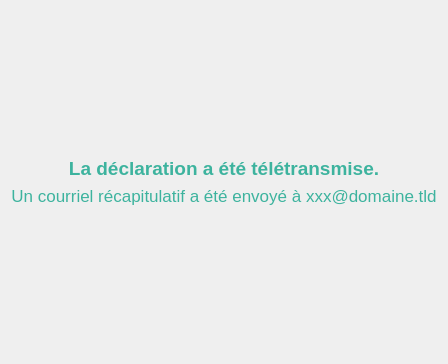
      <widget class="QWidget" name="pageEnd">
       <layout class="QVBoxLayout" name="verticalLayout_8">
        <item>
         <spacer name="verticalSpacer_12">
          <property name="orientation">
           <enum>Qt::Vertical</enum>
          </property>
          <property name="sizeType">
           <enum>QSizePolicy::MinimumExpanding</enum>
          </property>
          <property name="sizeHint" stdset="0">
           <size>
            <width>20</width>
            <height>20</height>
           </size>
          </property>
         </spacer>
        </item>
        <item>
         <layout class="QHBoxLayout" name="horizontalLayout_6">
          <item>
           <spacer name="horizontalSpacer_5">
            <property name="orientation">
             <enum>Qt::Horizontal</enum>
            </property>
            <property name="sizeHint" stdset="0">
             <size>
              <width>40</width>
              <height>20</height>
             </size>
            </property>
           </spacer>
          </item>
          <item>
           <widget class="QLabel" name="labelEndIcon">
            <property name="minimumSize">
             <size>
              <width>100</width>
              <height>100</height>
             </size>
            </property>
            <property name="maximumSize">
             <size>
              <width>100</width>
              <height>100</height>
             </size>
            </property>
            <property name="text">
             <string/>
            </property>
            <property name="scaledContents">
             <bool>true</bool>
            </property>
           </widget>
          </item>
          <item>
           <spacer name="horizontalSpacer_7">
            <property name="orientation">
             <enum>Qt::Horizontal</enum>
            </property>
            <property name="sizeHint" stdset="0">
             <size>
              <width>40</width>
              <height>20</height>
             </size>
            </property>
           </spacer>
          </item>
         </layout>
        </item>
        <item>
         <spacer name="verticalSpacer_14">
          <property name="orientation">
           <enum>Qt::Vertical</enum>
          </property>
          <property name="sizeType">
           <enum>QSizePolicy::MinimumExpanding</enum>
          </property>
          <property name="sizeHint" stdset="0">
           <size>
            <width>20</width>
            <height>20</height>
           </size>
          </property>
         </spacer>
        </item>
        <item>
         <widget class="QLabel" name="labelEnd1">
          <property name="font">
           <font>
            <pointsize>14</pointsize>
            <weight>75</weight>
            <bold>true</bold>
           </font>
          </property>
          <property name="styleSheet">
           <string notr="true">color: rgb(61, 179, 158);</string>
          </property>
          <property name="text">
           <string>La déclaration a été télétransmise.</string>
          </property>
          <property name="alignment">
           <set>Qt::AlignCenter</set>
          </property>
         </widget>
        </item>
        <item>
         <widget class="QLabel" name="labelEnd2">
          <property name="font">
           <font>
            <pointsize>13</pointsize>
           </font>
          </property>
          <property name="styleSheet">
           <string notr="true">color: rgb(61, 179, 158);</string>
          </property>
          <property name="text">
           <string>Un courriel récapitulatif a été envoyé à xxx@domaine.tld</string>
          </property>
          <property name="alignment">
           <set>Qt::AlignCenter</set>
          </property>
         </widget>
        </item>
        <item>
         <spacer name="verticalSpacer_13">
          <property name="orientation">
           <enum>Qt::Vertical</enum>
          </property>
          <property name="sizeHint" stdset="0">
           <size>
            <width>20</width>
            <height>147</height>
           </size>
          </property>
         </spacer>
        </item>
       </layout>
      </widget>
